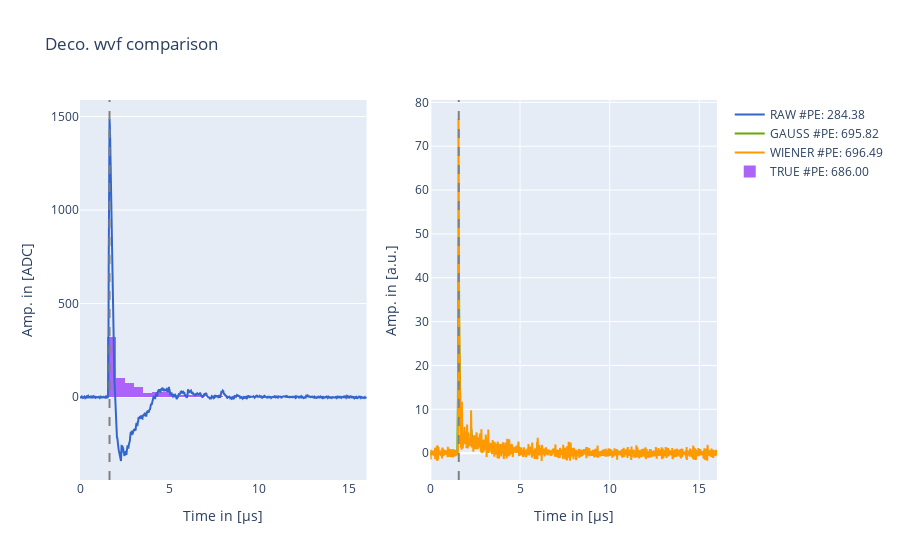

Write notebook code for a chart like this one.
### Markdown cell above
*** VISUALIZE DATA ***

### Code cell
num = np.random.randint(len(raw["RECO"]["WVF"]))
# num = np.where(np.asarray(gauss_dec["RECO"]["CH"]) == 232)[0][0]
print(num)

color_map={"RAW": "#3366CC", "GAUSS": "#66AA00", "WIENER":"#FF9900"}
fig = make_subplots(rows=1, cols=2,subplot_titles=('', ''))

fig.add_trace(go.Scatter(line=dict(color=color_map["RAW"]),name="RAW #PE: %.2f"%(raw["RECO"]["PE"][num]),x=raw["RECO"]["WVF_X"][num],y=raw["RECO"]["WVF"][num]-raw["PEDESTAL"]),col=1,row=1)
fig.add_trace(go.Scatter(line=dict(color=color_map["GAUSS"]),name="GAUSS #PE: %.2f"%(gauss_dec["RECO"]["PE"][num]),x=gauss_dec["RECO"]["WVF_X"][num],y=gauss_dec["RECO"]["WVF"][num]),col=2,row=1)
fig.add_trace(go.Scatter(line=dict(color=color_map["WIENER"]),name="WIENER #PE: %.2f"%(wiener_dec["RECO"]["PE"][num]),x=wiener_dec["RECO"]["WVF_X"][num],y=wiener_dec["RECO"]["WVF"][num]),col=2,row=1)

fig.add_vline(x=raw["RECO"]["T0"][num], line_width=2, line_dash="dash", line_color="gray",col=1)
fig.add_vline(x=gauss_dec["RECO"]["T0"][num], line_width=2, line_dash="dash", line_color="gray",col=2)

try:
    if len(raw["TRUE"]["PETIMES"][num]) > 50:
        fig.add_trace(go.Histogram(name="TRUE #PE: %.2f"%(len(raw["TRUE"]["PETIMES"][num])),x=np.asarray(raw["TRUE"]["PETIMES"][num])+raw["PRETRIGGER"]*raw["SAMPLING"]*1e6),col=1,row=1)
    else:
        fig.add_trace(go.Scatter(mode="markers",line=dict(color="#DC3912"),name="TRUE #PE: %.2f"%(len(raw["TRUE"]["PETIMES"][num])),x=np.asarray(raw["TRUE"]["PETIMES"][num])+raw["PRETRIGGER"]*raw["SAMPLING"]*1e6,y=np.zeros(len(raw["TRUE"]["PETIMES"][num]))),col=1,row=1)
        fig.add_trace(go.Scatter(mode="markers",line=dict(color="#DC3912"),name="TRUE #PE: %.2f"%(len(raw["TRUE"]["PETIMES"][num])),x=np.asarray(raw["TRUE"]["PETIMES"][num])+raw["PRETRIGGER"]*raw["SAMPLING"]*1e6,y=np.zeros(len(raw["TRUE"]["PETIMES"][num]))),col=2,row=1)
except:
    print("WVF WITHOUT TRUE PHOTONS")
    
fig.update_layout(
    title = "Deco. wvf comparison",
    xaxis_title  = "Time in [&mu;s]",
    yaxis_title  = "Amp. in [ADC]",
    xaxis2_title = "Time in [&mu;s]",
    yaxis2_title = "Amp. in [a.u.]",
)
fig.show()

### Figure 1 — Plotly figure (JSON) as saved in the notebook; plotly's stock layout.template omitted (floating-point values rounded to 4 significant figures; data arrays with more than 128 entries replaced by an {"elided": "..."} marker saying what was removed)
{"data": [{"line": {"color": "#3366CC"}, "name": "RAW #PE: 284.38", "type": "scatter", "x": {"elided": "1000 float values"}, "xaxis": "x", "y": {"elided": "1000 int values"}, "yaxis": "y"}, {"line": {"color": "#66AA00"}, "name": "GAUSS #PE: 695.82", "type": "scatter", "x": {"elided": "1000 float values"}, "xaxis": "x2", "y": {"elided": "1000 float values"}, "yaxis": "y2"}, {"line": {"color": "#FF9900"}, "name": "WIENER #PE: 696.49", "type": "scatter", "x": {"elided": "1000 float values"}, "xaxis": "x2", "y": {"elided": "1000 float values"}, "yaxis": "y2"}, {"name": "TRUE #PE: 686.00", "type": "histogram", "x": {"elided": "686 float values"}, "xaxis": "x", "yaxis": "y"}], "layout": {"shapes": [{"line": {"color": "gray", "dash": "dash", "width": 2}, "type": "line", "x0": 1.648, "x1": 1.648, "xref": "x", "y0": 0, "y1": 1, "yref": "y domain"}, {"line": {"color": "gray", "dash": "dash", "width": 2}, "type": "line", "x0": 1.584, "x1": 1.584, "xref": "x2", "y0": 0, "y1": 1, "yref": "y2 domain"}], "title": {"text": "Deco. wvf comparison"}, "xaxis": {"anchor": "y", "domain": [0, 0.45], "title": {"text": "Time in [&mu;s]"}}, "xaxis2": {"anchor": "y2", "domain": [0.55, 1], "title": {"text": "Time in [&mu;s]"}}, "yaxis": {"anchor": "x", "domain": [0, 1], "title": {"text": "Amp. in [ADC]"}}, "yaxis2": {"anchor": "x2", "domain": [0, 1], "title": {"text": "Amp. in [a.u.]"}}}}
